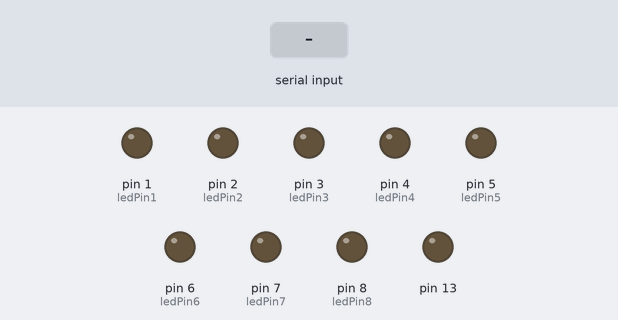
Recording of a sketch running on a simulated Arduino Uno, built with avr-gcc and run on an emulated ATmega328P. Parts: output pins drawn as LEDs (lit = HIGH). The test bench sets the inputs (shaded band).

Above: at 1.2 s.
1.3 s: "90,45\n" received over the second serial link
At 2.2 s:
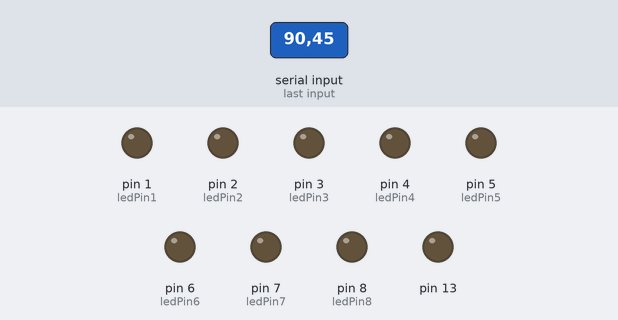
2.8 s: "5\n" received over the second serial link
At 3.4 s:
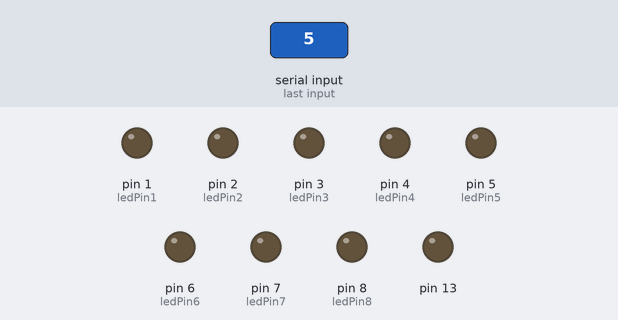
Timing chart, 0 to 5.8 s (numbered marks = the images above; inputs shaded):
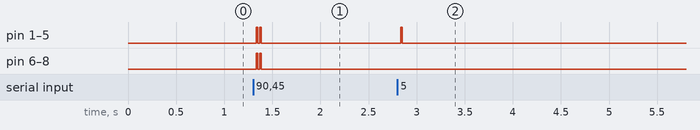

Measured:
- after the input at 1.3 s, pin 1 (ledPin1), pin 2 (ledPin2), pin 3 (ledPin3), pin 4 (ledPin4), pin 5 (ledPin5), pin 6 (ledPin6), pin 7 (ledPin7), pin 8 (ledPin8): alternates HIGH for 0.02 s and LOW for 0.02 s, 4 changes in all, then stays LOW, starting at once
- after the input at 2.8 s, pin 1 (ledPin1), pin 2 (ledPin2), pin 3 (ledPin3), pin 4 (ledPin4), pin 5 (ledPin5): LOW → HIGH at once, → LOW 0.02 s later

The sketch:

meetlint2.ino
```cpp
#include <SoftwareSerial.h>
SoftwareSerial BT(10, 11);
// creates a "virtual" serial port/UART
// connect BT module TX to D10
// connect BT module RX to D11
// connect BT Vcc to 5V, GND to GND

// this constant won't change:
const int ledPin1 = 1;       // the pin that the LED is attached to
const int ledPin2 = 2;       // the pin that the LED is attached to
const int ledPin3 = 3;       // the pin that the LED is attached to
const int ledPin4 = 4;       // the pin that the LED is attached to
const int ledPin5 = 5;       // the pin that the LED is attached to
const int ledPin6 = 6;       // the pin that the LED is attached to
const int ledPin7 = 7;       // the pin that the LED is attached to
const int ledPin8 = 8;       // the pin that the LED is attached to
const int ledPin9 = 9;       // the pin that the LED is attached to
//const int ledPin10 = 10;       // the pin that the LED is attached to
//const int ledPin11 = 11;       // the pin that the LED is attached to

// Array with LEDS
int leds[] = {ledPin1, ledPin2, ledPin3, ledPin4, ledPin5, ledPin6, ledPin7, ledPin8, ledPin9};

int maxLeds = 8;

void setup() {
  // put your setup code here, to run once:
   for (int i = 0; i < maxLeds; i++){
    pinMode(leds[i], OUTPUT);
  }

  // also add arduinos own led.
  pinMode(13, OUTPUT);
  // initialize serial communication:
  BT.begin(9600);
  BT.println("Initializing");

}

void loop() {
  // put your main code here, to run repeatedly:

  if(BT.available()){
    turnAllLedsOff();
    BT.println("incoming");
    int ledsOn = BT.parseInt();
    BT.println(ledsOn);
    turnLedOn(ledsOn);

  } else {
//    BT.println("Nothing incoming");
//    delay(1000);
  }

}

// Alle leds eerst uit.
void turnAllLedsOff(){
    BT.println("alle leds uit");
    for (int i = 0; i < maxLeds; i++){
    digitalWrite(leds[i], LOW);
  }
}

// Goede LED aan.
void turnLedOn(int ledsOn){
  BT.println(ledsOn+ "/n leds on");
  for (int i = 0; i < ledsOn; i++){
    digitalWrite(leds[i] , HIGH);
  }
}
```
